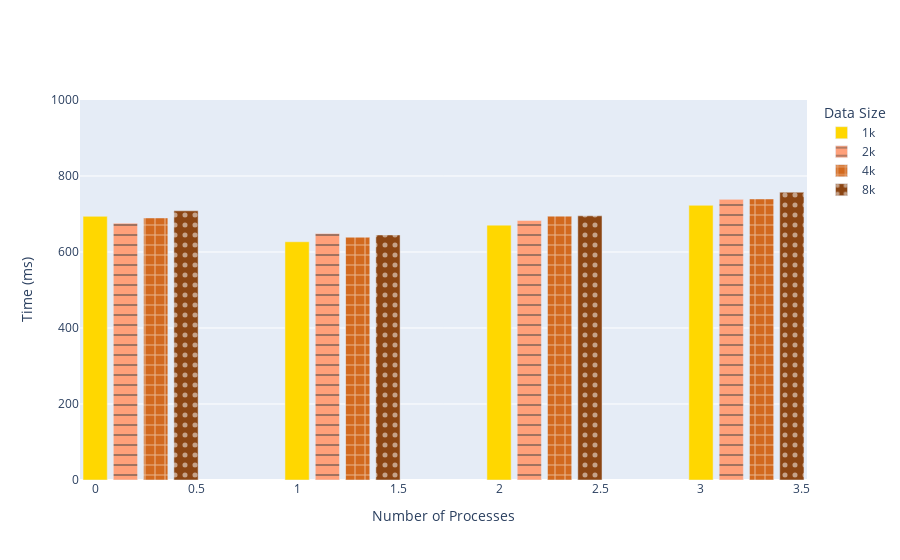

The notebook cell this image was saved under:
### Markdown cell above
"""

In Matplotlib, you can use various patterns for filling bars. Some common patterns include:

'/': Diagonal lines
'o': Circles
'*': Stars
'\\': Backward diagonal lines
'.': Dots
'-': Horizontal lines
'+': Plus signs
'x': Crosses
'\\\\': Forward diagonal lines
'|': Vertical lines
'_': Horizontal lines (thicker than '-')
"""

### Code cell
import plotly.graph_objects as go
import numpy as np

width = 0.15  # the width of the bars
multiplier = 0

base_parallelism = ["4", "8", "16", "32"]
base_run_time = {
    '1k': (693.8339869, 626.9378662, 670.6798077, 722.8690783),
    '2k': (675.852855, 648.54002, 682.9528809, 738.5581334),
    '4k': (689.5726522, 638.8645967, 694.3994363, 739.5867507),
    '8k': (708.3925406, 644.9046135, 695.2066422, 757.3517164),
}

x = np.arange(len(base_parallelism))  # the label locations
fig = go.Figure()

# Define patterns for filling bars
# ['', '/', '\\', 'x', '-', '|', '+', '.']
patterns = [{'shape': ''}, {'shape': '-'}, {'shape': '+'}, {'shape': '.'}]
colors = ['gold', 'lightsalmon', 'Chocolate', 'SaddleBrown']

# Iterate over each dataset size and plot the bars
for arr_size, measurement in base_run_time.items():
    offset = width * multiplier
    # Plot bars for each parallelism level
    fig.add_trace(go.Bar(x=x + offset, y=measurement, name=arr_size,
                         marker={'pattern': patterns[multiplier]}, marker_color=colors[multiplier]))
    multiplier += 1

# Add legend on the first level x-axis
fig.update_layout(barmode='group', xaxis={'title': 'Number of Processes'},
                  yaxis={'title': 'Time (ms)', 'range': [0, 1000]}, legend={'title': 'Data Size'})

fig.show()

### Figure 1 — Plotly figure (JSON) as saved in the notebook; plotly's stock layout.template omitted (floating-point values rounded to 4 significant figures)
{"data": [{"marker": {"color": "gold", "pattern": {"shape": ""}}, "name": "1k", "type": "bar", "x": [0, 1, 2, 3], "y": [693.8, 626.9, 670.7, 722.9]}, {"marker": {"color": "lightsalmon", "pattern": {"shape": "-"}}, "name": "2k", "type": "bar", "x": [0.15, 1.15, 2.15, 3.15], "y": [675.9, 648.5, 683.0, 738.6]}, {"marker": {"color": "Chocolate", "pattern": {"shape": "+"}}, "name": "4k", "type": "bar", "x": [0.3, 1.3, 2.3, 3.3], "y": [689.6, 638.9, 694.4, 739.6]}, {"marker": {"color": "SaddleBrown", "pattern": {"shape": "."}}, "name": "8k", "type": "bar", "x": [0.45, 1.45, 2.45, 3.45], "y": [708.4, 644.9, 695.2, 757.4]}], "layout": {"barmode": "group", "legend": {"title": {"text": "Data Size"}}, "xaxis": {"title": {"text": "Number of Processes"}}, "yaxis": {"range": [0, 1000], "title": {"text": "Time (ms)"}}}}
